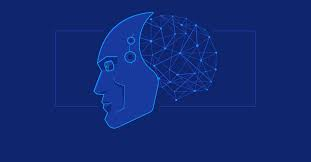
#> input picture OpenCV/learn.jpg, 311 x 162 px
$ jupyter execute OpenCV.ipynb
#> lines starting #> are read from the running program, lines starting #| are printed output that depends on the picture; after the words box and inside, x2 and y2 are one past the last pixel; in counts of white or black regions, pixels touching at a corner belong together
[cell 1]
import numpy as np
import pandas as pd
import matplotlib.pyplot as plt
import math
import cv2

[cell 2]
img = cv2.imread("learn.jpg")
#> img is the input picture: shape (162, 311, 3); mean B, G, R 117.2, 40.6, 16.2
img

#cv2.imshow opens it in a new window:

cv2.imshow('winname',img)

cv2.waitKey(0)

cv2.destroyAllWindows()

[cell 3]
#plt.show opens it inline in the terminal as a plot
# just plt.imshow(img) will show a different coloured image because opencv saves image in BGR while we see it in RGB
plt.imshow(cv2.cvtColor(img,cv2.COLOR_BGR2RGB))

**Accessing Individual Pixels**

[cell 4]
img.shape
#> Out = (162, 311, 3)
#output = (n,m,c) where n=height, m=width and c=number of channels i.e. Blue,Green,Red

[cell 5]
img[50][35][2] #pixel at height 50, width 35 and in the red channel(B=0,G=1,R=2)
#> Out = 15

[cell 6]
#accessing the BGR pixels located at x=50, y=35
(B, G, R) = img[50, 35]
#> B = 110; G = 37; R = 15
print("R={}, G={}, B={}".format(R, G, B))
#| R=15, G=37, B=110

**Resizing**

[cell 7]
img2 = cv2.resize(img,(200,200))
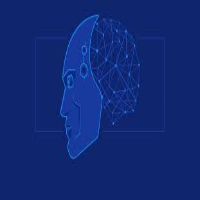
#> img2: shape (200, 200, 3); mean B, G, R 117.2, 40.5, 16.2
plt.imshow(cv2.cvtColor(img2, cv2.COLOR_BGR2RGB))

**Cropping**

[cell 8]
img3=img[70:150,50:120]
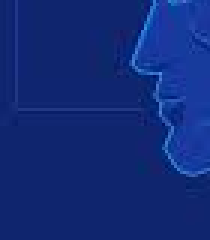
#> img3: shape (80, 70, 3) (shown 3 times larger); mean B, G, R 120.9, 42.4, 17
plt.imshow(cv2.cvtColor(img3,cv2.COLOR_BGR2RGB))
print(img3.shape)
#| (80, 70, 3)
print(img.shape)
#| (162, 311, 3)

**Drawing on Image**

[cell 9]
img4 = img.copy()
output = img4.copy()
cv2.circle(output, (95, 105), 10, (255, 0, 200), -1) #centre=95,105 radius=10 BGR=255,0,200 thickness=-1=filled in
plt.imshow(cv2.cvtColor(output, cv2.COLOR_BGR2RGB))

[cell 10]
img4 = img.copy()
output = img4.copy()
cv2.rectangle(output, (100,100),(110,105) , (255, 0, 200), -1) #starting point=100,100  end point=110,105 BGR=255,0,200 thickness=-1=filled in
#> output: shape (162, 311, 3); 0.13% of pixels changed, all inside (x1, y1, x2, y2) = (100, 100, 111, 106)
plt.imshow(cv2.cvtColor(output, cv2.COLOR_BGR2RGB))

[cell 11]
img4 = img.copy()
output = img4.copy()
cv2.line(output, (100,104),(122,104), (255, 0, 200), 3) #starting point= end point= BGR=255,0,200 thickness=3
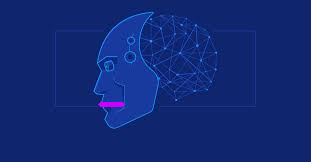
#> output: shape (162, 311, 3); mean B, G, R 117.4, 40.4, 16.7
plt.imshow(cv2.cvtColor(output, cv2.COLOR_BGR2RGB))

**Converting Image to Grayscale**

[cell 12]
img5 = cv2.cvtColor(img, cv2.COLOR_BGR2GRAY)
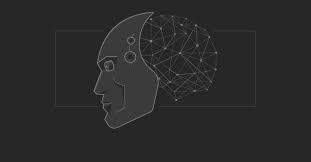
#> img5: shape (162, 311); min 19, max 137, mean 42.2
plt.imshow(img5,cmap='gray')
